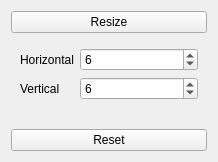
<?xml version="1.0" encoding="UTF-8"?>
<ui version="4.0">
 <class>omni::ui::WarpGrid</class>
 <widget class="QWidget" name="omni::ui::WarpGrid">
  <property name="geometry">
   <rect>
    <x>0</x>
    <y>0</y>
    <width>218</width>
    <height>162</height>
   </rect>
  </property>
  <property name="windowTitle">
   <string>Form</string>
  </property>
  <layout class="QVBoxLayout" name="verticalLayout">
   <item>
    <widget class="QPushButton" name="btnResizeWarp">
     <property name="text">
      <string>Resize</string>
     </property>
     <property name="checkable">
      <bool>true</bool>
     </property>
     <property name="flat">
      <bool>false</bool>
     </property>
    </widget>
   </item>
   <item>
    <widget class="QFrame" name="warpSizeFrame">
     <layout class="QFormLayout" name="formLayout_3">
      <property name="fieldGrowthPolicy">
       <enum>QFormLayout::AllNonFixedFieldsGrow</enum>
      </property>
      <item row="0" column="0">
       <widget class="QLabel" name="lbHorizontal">
        <property name="text">
         <string>Horizontal</string>
        </property>
       </widget>
      </item>
      <item row="0" column="1">
       <widget class="QSpinBox" name="boxHorizontal">
        <property name="minimum">
         <number>2</number>
        </property>
        <property name="maximum">
         <number>12</number>
        </property>
        <property name="value">
         <number>6</number>
        </property>
       </widget>
      </item>
      <item row="1" column="0">
       <widget class="QLabel" name="lbVertical">
        <property name="text">
         <string>Vertical</string>
        </property>
       </widget>
      </item>
      <item row="1" column="1">
       <widget class="QSpinBox" name="boxVertical">
        <property name="minimum">
         <number>2</number>
        </property>
        <property name="maximum">
         <number>12</number>
        </property>
        <property name="value">
         <number>6</number>
        </property>
       </widget>
      </item>
     </layout>
    </widget>
   </item>
   <item>
    <widget class="QPushButton" name="btnReset">
     <property name="text">
      <string>Reset</string>
     </property>
    </widget>
   </item>
  </layout>
 </widget>
 <resources/>
 <connections/>
</ui>
